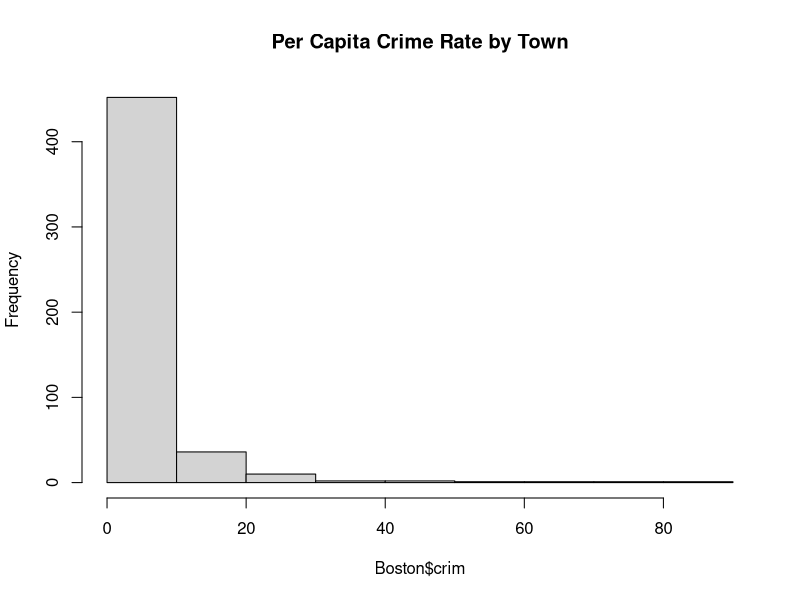
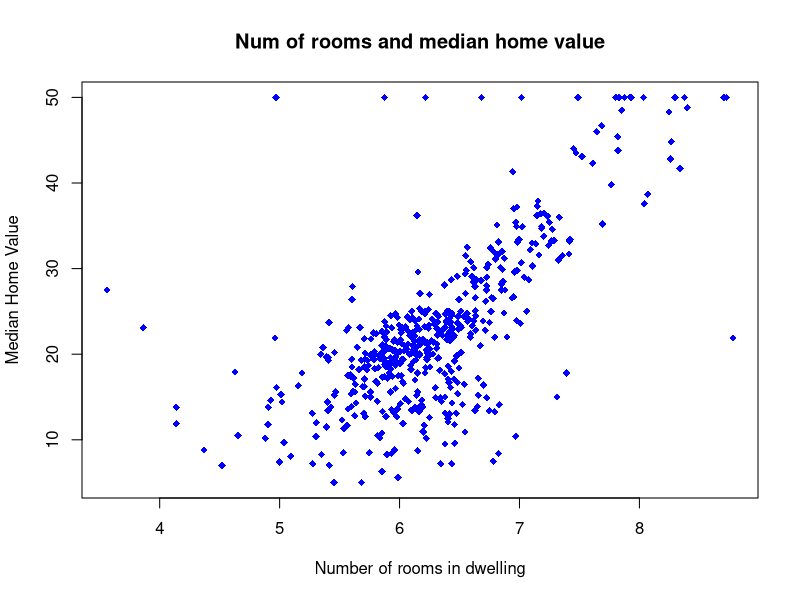
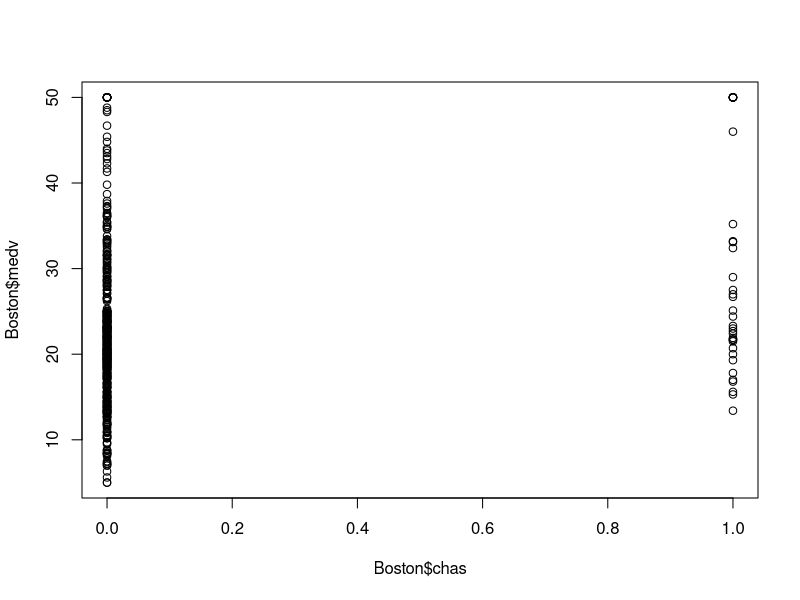
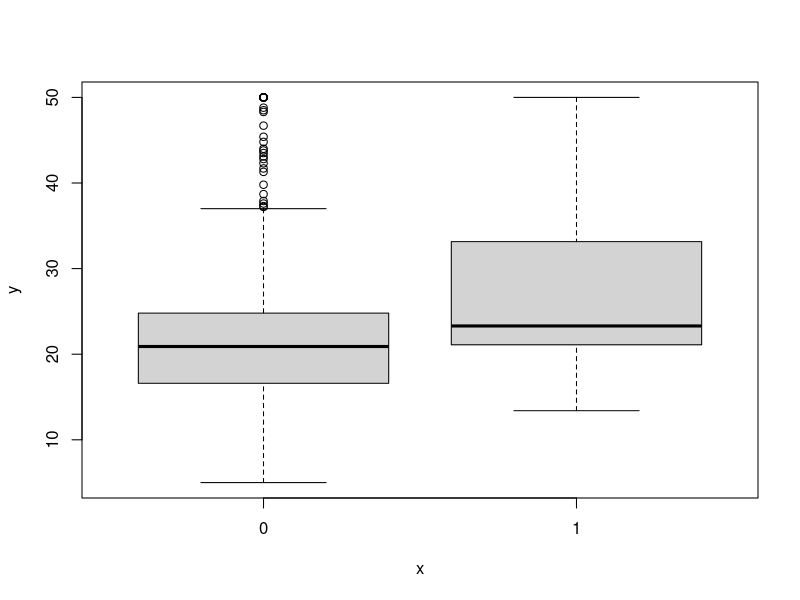
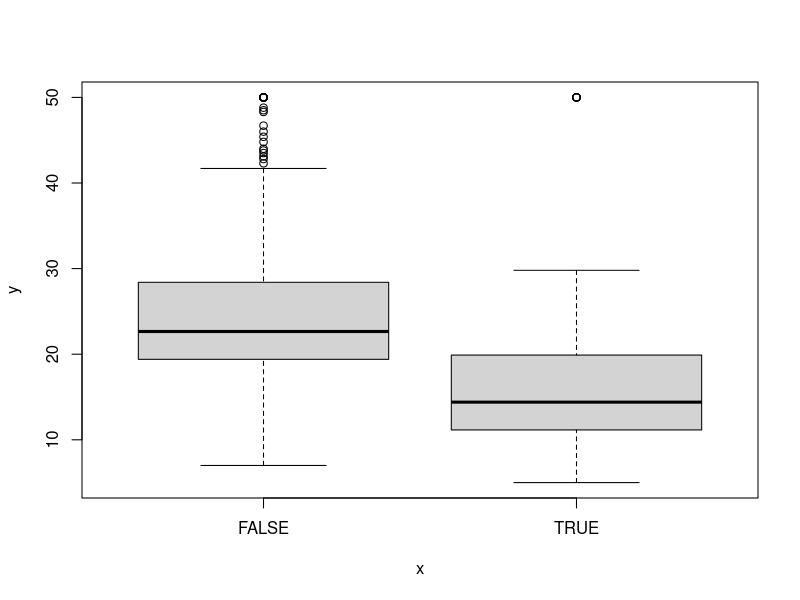

Generate these figures, in order, with R:
## ---- chunk 1
library(MASS)
data(Boston)
str(Boston)

## ---- chunk 2
head(Boston)
tail(Boston, n=2)
Boston[5,]
head(Boston[,1])
names(Boston)
## ---- chunk 3
mean(Boston$crim)
median(Boston$crim)
range(Boston$crim)
diff(range(Boston$crim))
## ---- chunk 4
hist(Boston$crim, main="Per Capita Crime Rate by Town")

## ---- chunk 5
cor(Boston$crim, Boston$medv)
## ---- chunk 6
plot(Boston$rm, Boston$medv, pch = 18, col = "blue",main = "Num of rooms and median home value", xlab = "Number of rooms in dwelling", ylab = "Median Home Value")
cor(Boston$rm, Boston$medv)
## ---- chunk 7
plot(Boston$chas, Boston$medv)
plot(as.factor(Boston$chas), Boston$medv)

## ---- chunk 8
summary(Boston$rad)
unique(Boston$rad)
sum(Boston$rad == 24)
sum(Boston$rad == 24) / nrow(Boston) * 100

## ---- chunk 9
far <- ifelse(Boston$rad == 24, TRUE, FALSE)
plot(as.factor(far), Boston$medv)

## ---- chunk 10
summary(Boston$crim)
summary(Boston$rm)
summary(Boston$lstat)
summary(Boston$medv)

i <- which.max(Boston$medv)
print(Boston[i, c(1,6,13,14)])
